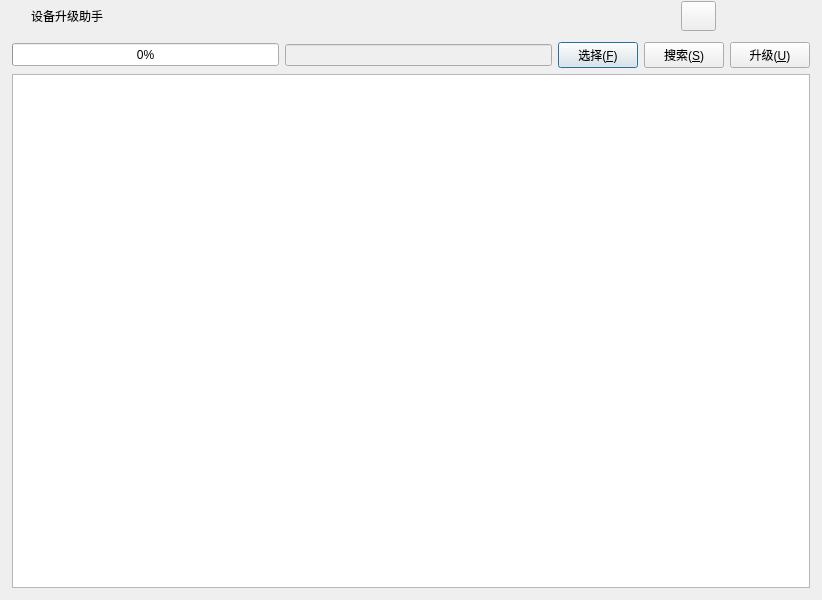
<?xml version="1.0" encoding="UTF-8"?>
<ui version="4.0">
 <class>frmMain</class>
 <widget class="QDialog" name="frmMain">
  <property name="geometry">
   <rect>
    <x>0</x>
    <y>0</y>
    <width>822</width>
    <height>600</height>
   </rect>
  </property>
  <property name="styleSheet">
   <string notr="true"/>
  </property>
  <layout class="QVBoxLayout" name="verticalLayout">
   <property name="spacing">
    <number>0</number>
   </property>
   <property name="leftMargin">
    <number>1</number>
   </property>
   <property name="topMargin">
    <number>1</number>
   </property>
   <property name="rightMargin">
    <number>1</number>
   </property>
   <property name="bottomMargin">
    <number>1</number>
   </property>
   <item>
    <widget class="QWidget" name="widget_title" native="true">
     <property name="sizePolicy">
      <sizepolicy hsizetype="Preferred" vsizetype="Fixed">
       <horstretch>0</horstretch>
       <verstretch>0</verstretch>
      </sizepolicy>
     </property>
     <property name="minimumSize">
      <size>
       <width>0</width>
       <height>30</height>
      </size>
     </property>
     <layout class="QHBoxLayout" name="horizontalLayout_2">
      <property name="spacing">
       <number>0</number>
      </property>
      <property name="leftMargin">
       <number>0</number>
      </property>
      <property name="topMargin">
       <number>0</number>
      </property>
      <property name="rightMargin">
       <number>0</number>
      </property>
      <property name="bottomMargin">
       <number>0</number>
      </property>
      <item>
       <widget class="QLabel" name="lab_Ico">
        <property name="sizePolicy">
         <sizepolicy hsizetype="Minimum" vsizetype="Preferred">
          <horstretch>0</horstretch>
          <verstretch>0</verstretch>
         </sizepolicy>
        </property>
        <property name="minimumSize">
         <size>
          <width>30</width>
          <height>0</height>
         </size>
        </property>
        <property name="text">
         <string/>
        </property>
        <property name="alignment">
         <set>Qt::AlignCenter</set>
        </property>
       </widget>
      </item>
      <item>
       <widget class="QLabel" name="lab_Title">
        <property name="sizePolicy">
         <sizepolicy hsizetype="Expanding" vsizetype="Preferred">
          <horstretch>0</horstretch>
          <verstretch>0</verstretch>
         </sizepolicy>
        </property>
        <property name="styleSheet">
         <string notr="true"/>
        </property>
        <property name="text">
         <string>设备升级助手</string>
        </property>
        <property name="alignment">
         <set>Qt::AlignLeading|Qt::AlignLeft|Qt::AlignVCenter</set>
        </property>
       </widget>
      </item>
      <item>
       <widget class="QWidget" name="widget_menu" native="true">
        <property name="sizePolicy">
         <sizepolicy hsizetype="Minimum" vsizetype="Preferred">
          <horstretch>0</horstretch>
          <verstretch>0</verstretch>
         </sizepolicy>
        </property>
        <layout class="QHBoxLayout" name="horizontalLayout">
         <property name="spacing">
          <number>0</number>
         </property>
         <property name="leftMargin">
          <number>0</number>
         </property>
         <property name="topMargin">
          <number>0</number>
         </property>
         <property name="rightMargin">
          <number>0</number>
         </property>
         <property name="bottomMargin">
          <number>0</number>
         </property>
         <item>
          <widget class="QToolButton" name="btnMenu">
           <property name="sizePolicy">
            <sizepolicy hsizetype="Fixed" vsizetype="Expanding">
             <horstretch>0</horstretch>
             <verstretch>0</verstretch>
            </sizepolicy>
           </property>
           <property name="minimumSize">
            <size>
             <width>35</width>
             <height>0</height>
            </size>
           </property>
           <property name="maximumSize">
            <size>
             <width>35</width>
             <height>16777215</height>
            </size>
           </property>
           <property name="focusPolicy">
            <enum>Qt::NoFocus</enum>
           </property>
           <property name="text">
            <string/>
           </property>
           <property name="popupMode">
            <enum>QToolButton::InstantPopup</enum>
           </property>
          </widget>
         </item>
         <item>
          <widget class="QPushButton" name="btnMenu_Min">
           <property name="sizePolicy">
            <sizepolicy hsizetype="Minimum" vsizetype="Expanding">
             <horstretch>0</horstretch>
             <verstretch>0</verstretch>
            </sizepolicy>
           </property>
           <property name="minimumSize">
            <size>
             <width>35</width>
             <height>0</height>
            </size>
           </property>
           <property name="maximumSize">
            <size>
             <width>35</width>
             <height>16777215</height>
            </size>
           </property>
           <property name="cursor">
            <cursorShape>ArrowCursor</cursorShape>
           </property>
           <property name="focusPolicy">
            <enum>Qt::NoFocus</enum>
           </property>
           <property name="toolTip">
            <string>最小化</string>
           </property>
           <property name="text">
            <string/>
           </property>
           <property name="flat">
            <bool>true</bool>
           </property>
          </widget>
         </item>
         <item>
          <widget class="QPushButton" name="btnMenu_Max">
           <property name="sizePolicy">
            <sizepolicy hsizetype="Fixed" vsizetype="Expanding">
             <horstretch>0</horstretch>
             <verstretch>0</verstretch>
            </sizepolicy>
           </property>
           <property name="minimumSize">
            <size>
             <width>35</width>
             <height>0</height>
            </size>
           </property>
           <property name="maximumSize">
            <size>
             <width>35</width>
             <height>16777215</height>
            </size>
           </property>
           <property name="cursor">
            <cursorShape>ArrowCursor</cursorShape>
           </property>
           <property name="focusPolicy">
            <enum>Qt::NoFocus</enum>
           </property>
           <property name="toolTip">
            <string>最大化</string>
           </property>
           <property name="text">
            <string/>
           </property>
           <property name="flat">
            <bool>true</bool>
           </property>
          </widget>
         </item>
         <item>
          <widget class="QPushButton" name="btnMenu_Close">
           <property name="sizePolicy">
            <sizepolicy hsizetype="Fixed" vsizetype="Expanding">
             <horstretch>0</horstretch>
             <verstretch>0</verstretch>
            </sizepolicy>
           </property>
           <property name="minimumSize">
            <size>
             <width>35</width>
             <height>0</height>
            </size>
           </property>
           <property name="maximumSize">
            <size>
             <width>35</width>
             <height>16777215</height>
            </size>
           </property>
           <property name="cursor">
            <cursorShape>ArrowCursor</cursorShape>
           </property>
           <property name="focusPolicy">
            <enum>Qt::NoFocus</enum>
           </property>
           <property name="toolTip">
            <string>关闭</string>
           </property>
           <property name="text">
            <string/>
           </property>
           <property name="flat">
            <bool>true</bool>
           </property>
          </widget>
         </item>
        </layout>
       </widget>
      </item>
     </layout>
    </widget>
   </item>
   <item>
    <widget class="QWidget" name="widget_main" native="true">
     <property name="styleSheet">
      <string notr="true"/>
     </property>
     <layout class="QVBoxLayout" name="verticalLayout_2">
      <item>
       <layout class="QHBoxLayout" name="horizontalLayout_3">
        <item>
         <widget class="QProgressBar" name="progressBar">
          <property name="maximumSize">
           <size>
            <width>16777215</width>
            <height>23</height>
           </size>
          </property>
          <property name="value">
           <number>0</number>
          </property>
         </widget>
        </item>
        <item>
         <widget class="QLineEdit" name="txtFile">
          <property name="enabled">
           <bool>false</bool>
          </property>
         </widget>
        </item>
        <item>
         <widget class="QPushButton" name="btnSelect">
          <property name="minimumSize">
           <size>
            <width>80</width>
            <height>0</height>
           </size>
          </property>
          <property name="text">
           <string>选择(&amp;F)</string>
          </property>
          <property name="icon">
           <iconset resource="other/rc.qrc">
            <normaloff>:/image/btn_add.png</normaloff>:/image/btn_add.png</iconset>
          </property>
          <property name="iconSize">
           <size>
            <width>18</width>
            <height>18</height>
           </size>
          </property>
         </widget>
        </item>
        <item>
         <widget class="QPushButton" name="btnSearch">
          <property name="minimumSize">
           <size>
            <width>80</width>
            <height>0</height>
           </size>
          </property>
          <property name="text">
           <string>搜索(&amp;S)</string>
          </property>
          <property name="icon">
           <iconset resource="other/rc.qrc">
            <normaloff>:/image/btn_search.png</normaloff>:/image/btn_search.png</iconset>
          </property>
          <property name="iconSize">
           <size>
            <width>18</width>
            <height>18</height>
           </size>
          </property>
         </widget>
        </item>
        <item>
         <widget class="QPushButton" name="btnUpdate">
          <property name="minimumSize">
           <size>
            <width>80</width>
            <height>0</height>
           </size>
          </property>
          <property name="text">
           <string>升级(&amp;U)</string>
          </property>
          <property name="icon">
           <iconset resource="other/rc.qrc">
            <normaloff>:/image/btn_ok.png</normaloff>:/image/btn_ok.png</iconset>
          </property>
          <property name="iconSize">
           <size>
            <width>18</width>
            <height>18</height>
           </size>
          </property>
         </widget>
        </item>
       </layout>
      </item>
      <item>
       <widget class="QTableWidget" name="tableWidget"/>
      </item>
     </layout>
    </widget>
   </item>
  </layout>
 </widget>
 <layoutdefault spacing="6" margin="11"/>
 <tabstops>
  <tabstop>btnSelect</tabstop>
  <tabstop>btnUpdate</tabstop>
  <tabstop>txtFile</tabstop>
  <tabstop>tableWidget</tabstop>
 </tabstops>
 <resources>
  <include location="other/rc.qrc"/>
 </resources>
 <connections/>
</ui>
